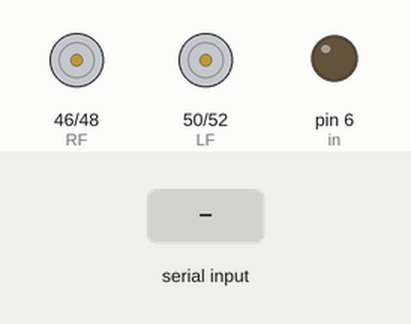
Simulated run of this sketch. Board: Arduino Mega 2560, built with avr-gcc and run on an emulated ATmega2560. On the bench: motor-driver pin pairs drawn as motors (green arrow = first pin HIGH = forward, orange = second pin HIGH = backward, longer = more drive), output pins drawn as LEDs (lit = HIGH). Inputs (shaded band) come from the test bench. What the sketch prints to the serial monitor is not drawn.

Above: at 1.2 s.
1.3 s: "F" received over Serial
At 1.6 s:
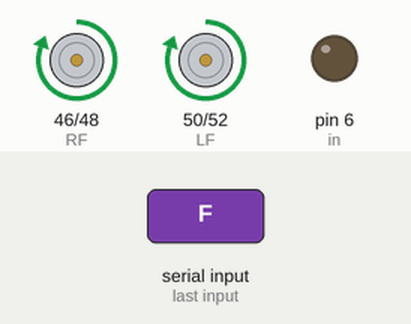
2.8 s: "B" received over Serial
At 4.0 s:
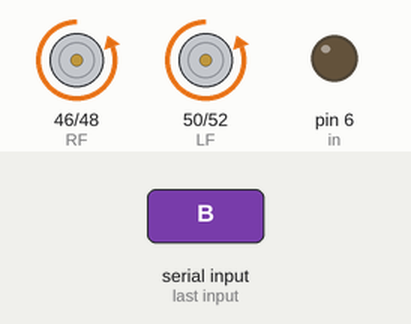
4.3 s: "R" received over Serial
At 5.1 s:
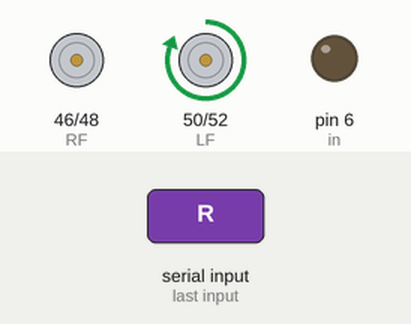
5.8 s: "L" received over Serial
At 6.2 s:
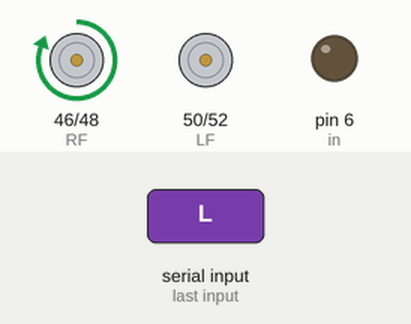
7.3 s: "S" received over Serial
At 8.5 s:
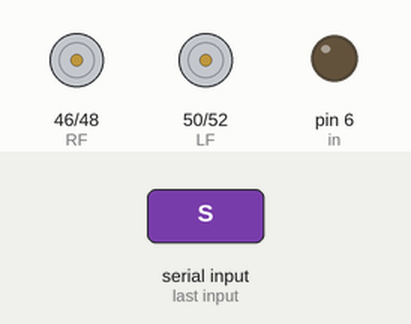
Timing chart, 0 to 9.8 s (numbered marks = the images above; inputs shaded):
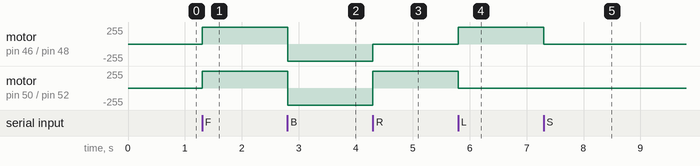

Measured:
- after the input at 1.3 s, motor on pin 46 (RF) / pin 48 (RB), motor on pin 50 (LF) / pin 52 (LB): stopped → forward 255/255 at once
- after the input at 2.8 s, motor on pin 46 (RF) / pin 48 (RB), motor on pin 50 (LF) / pin 52 (LB): forward 255/255 → backward 255/255 at once
- after the input at 4.3 s, motor on pin 46 (RF) / pin 48 (RB): backward 255/255 → stopped at once; motor on pin 50 (LF) / pin 52 (LB): backward 255/255 → forward 255/255 at once
- after the input at 5.8 s, motor on pin 46 (RF) / pin 48 (RB): stopped → forward 255/255 at once; motor on pin 50 (LF) / pin 52 (LB): forward 255/255 → stopped at once
- after the input at 7.3 s, motor on pin 46 (RF) / pin 48 (RB): forward 255/255 → stopped at once

The sketch:

car.ino
```cpp
/////***** DEFINITIONS *****/////
#include <SoftwareSerial.h>
#define RF 46  //right forward
#define RB 48 // right backward
#define LF 50 //left forward
#define LB 52 //left backward
char x ; byte de=5,in=6;
int k=255;
///////*** END OF DEFINITIONS ***///////
SoftwareSerial HC(3,2);

////**** FUNCTIONS ****////
void forward(){
  digitalWrite(RF, HIGH);
  digitalWrite(RB, LOW);
  digitalWrite(LF, HIGH);
  digitalWrite(LB, LOW);
  Serial.println("forword");
  }

void backward(){
  digitalWrite(RF, LOW);
  digitalWrite(RB, HIGH);
  digitalWrite(LF, LOW);
  digitalWrite(LB, HIGH);
  Serial.println("backward");
  }

/*void right(){
  digitalWrite(RF, LOW);
  digitalWrite(RB, HIGH);
  digitalWrite(LF, HIGH);
  digitalWrite(LB, LOW);
  Serial.println("right");
  }  */

void right(){
  digitalWrite(RF, LOW);
  digitalWrite(RB, LOW);
  digitalWrite(LF, HIGH);
  digitalWrite(LB, LOW);
  Serial.println("right");
  }

/*void left(){
   digitalWrite(RF, HIGH);
  digitalWrite(RB, LOW);
  digitalWrite(LF, LOW);
  digitalWrite(LB, HIGH);
  Serial.println("left");
  }   */
void left(){
  digitalWrite(RF, HIGH);
  digitalWrite(RB, LOW);
  digitalWrite(LF, LOW);
  digitalWrite(LB, LOW);
  Serial.println("left");
  }

void stop_motor(){
  digitalWrite(RF, LOW);
  digitalWrite(RB, LOW);
  digitalWrite(LF, LOW);
  digitalWrite(LB, LOW);
  Serial.println("stop");
  }

//////*** END OF FUNCTIONS ***//////

void setup() {

        //////MOTORS PINS////
  pinMode(RF , OUTPUT);
  pinMode(RB , OUTPUT);
  pinMode(LF , OUTPUT);
  pinMode(LB , OUTPUT);
  pinMode(de , OUTPUT);
  pinMode(in , OUTPUT);
       //// end of motors pins ////
       Serial.begin(9600);
  HC.begin(9600);

}

void loop() {
Serial.write(HC.read());
  if (Serial.available()){

    x = Serial.read() ;
      Serial.print("H");

   if (x=='F'){
      forward();
    }else if(x=='B'){
      backward();
    }else if (x == 'R'){
      right();
    }else if (x=='L'){
      left();
    }else if ( x=='S'){
    stop_motor();
    }
    else if(x=='6'&&k==255){
      analogWrite(de,127.5);
      k=127.5;
    }else if(x=='6'&&k==127.5){
      analogWrite(de,63.75);
      k=63.75;
    }else if(x=='6'&&k==63.75){
      analogWrite(de,31.875);
      k=31.875;
    }else if(x=='7'&&k==31.875){
      analogWrite(in,63.75);
      k=63.75;
    }else if(x=='7'&&k==63.75){
      analogWrite(in,127.5);
      k=127.5;
    }else if(x=='7'&&k==127.5){
      analogWrite(in,255);
      k=255;
    }

  }
}
```
